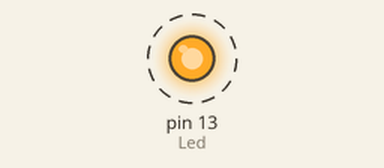
Recording of a sketch running on a simulated Arduino Uno, built with avr-gcc and run on an emulated ATmega328P. On the bench: output pins drawn as LEDs (lit = HIGH). Dashed ring = blinking.

Above: at 0.2 s.
Timing chart, 0 to 3.0 s (numbered marks = the images above):
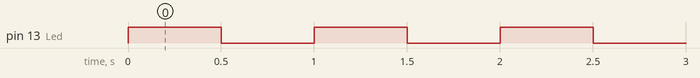

The sketch:

SketchAr020BlinkOnOff.ino
```cpp
// https://habr.com/ru/post/352806/
// The sketch makes a LED on the Arduino plate light up and light off periodically
int Led = 13; //  // declare and set the variable Led
void setup(){
    pinMode(Led, OUTPUT); // Set the variable Led to the OUTPUT
}

int TimeSlot=1000;

void loop()
{  int DurationOn=TimeSlot*0.5;
   int DurationOff=TimeSlot-DurationOn;
    digitalWrite(Led, HIGH); // the voltage is applied to the pin 13
    delay(DurationOn); // wait 0.5 seconds
    digitalWrite(Led, LOW); // no voltage is applied to the pin 13
    delay(DurationOff); // wait 0.5 seconds
  }
```

Measured:
- by itself, pin 13 (Led): alternates HIGH for 0.50 s and LOW for 0.50 s
